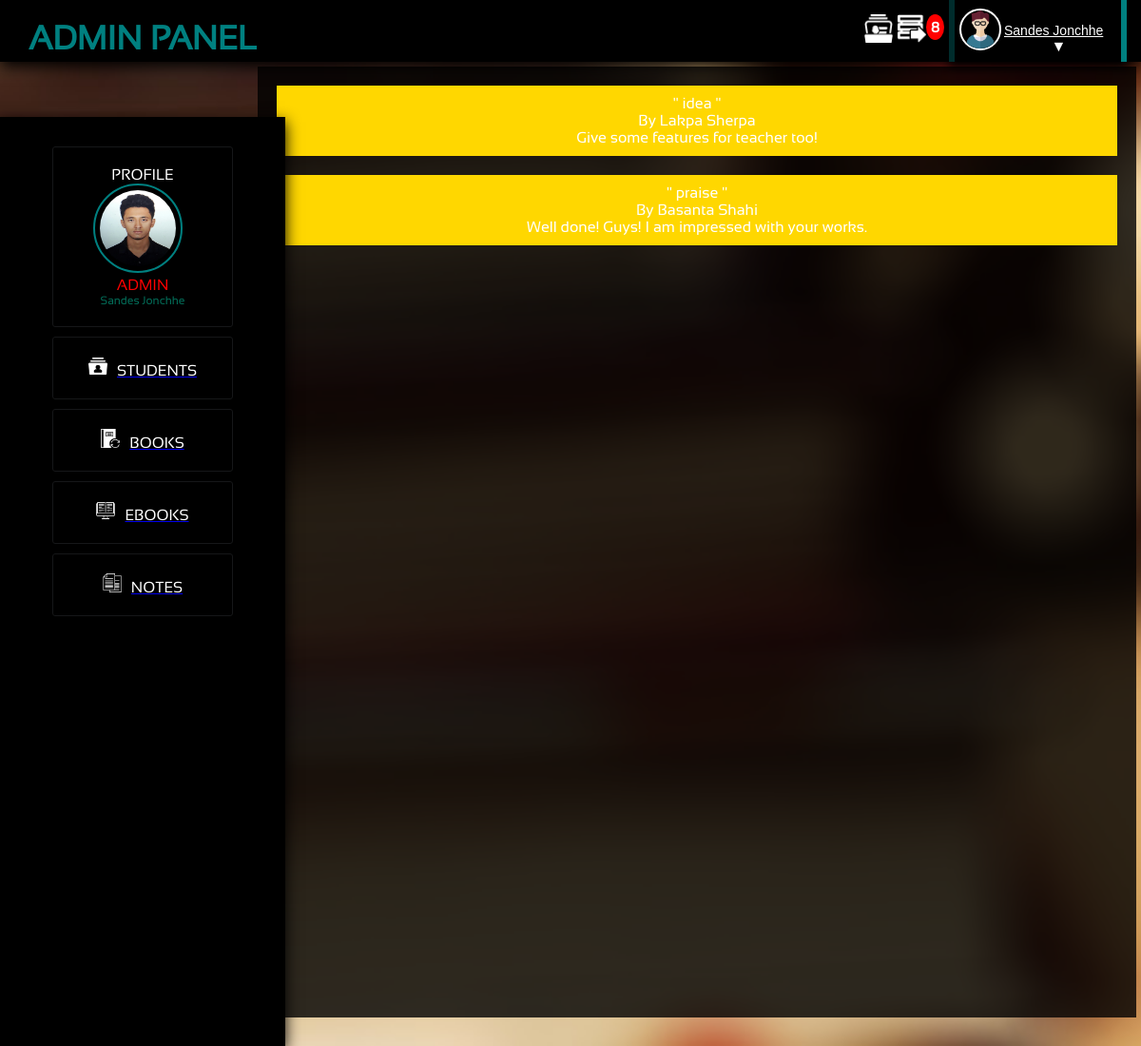
Page /admin/feedbacks.php (signed in) on the earlier database version.
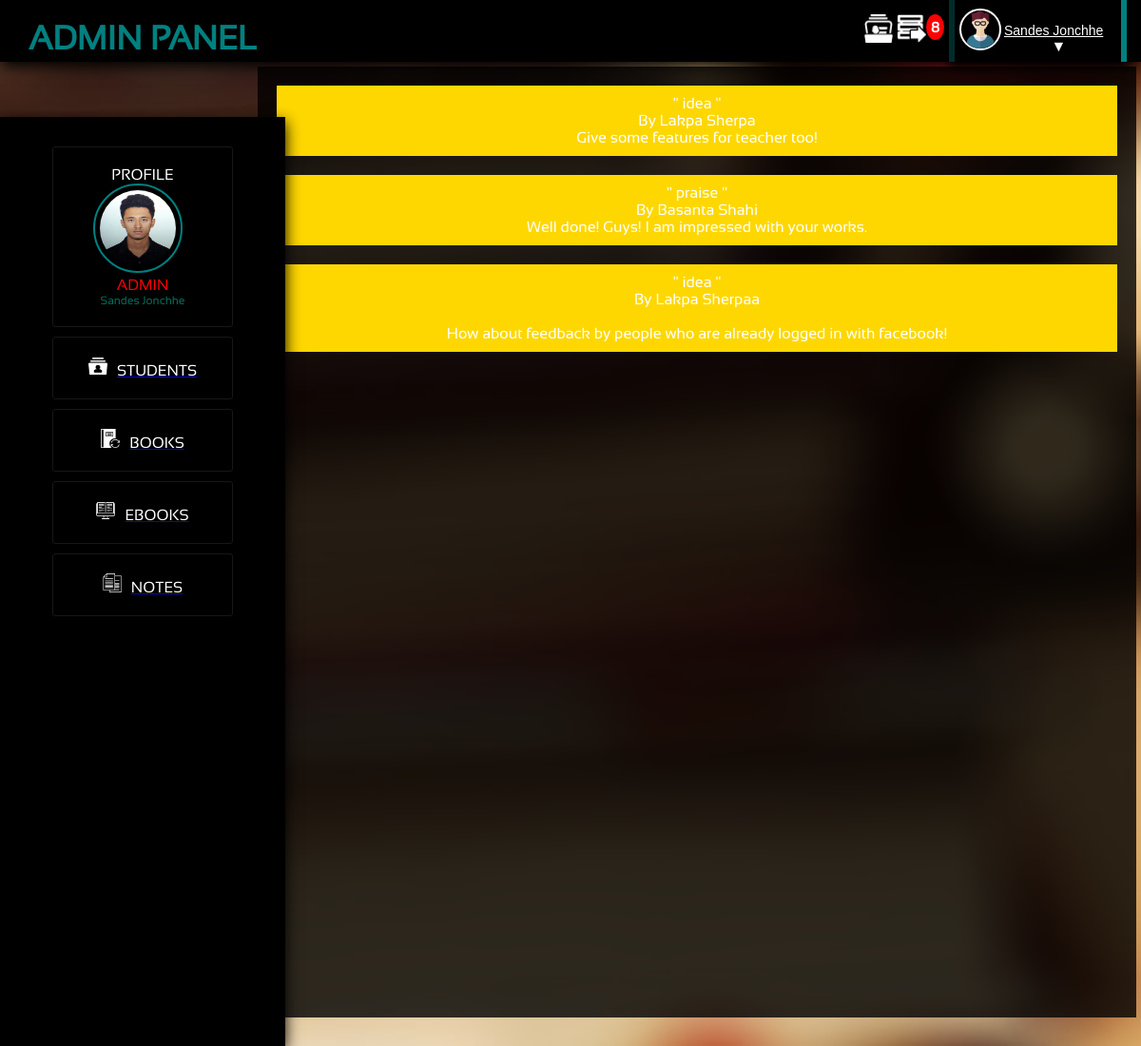
Same page on the later database version.
### tables this page shows
CREATE TABLE `feedbacks` (
  `fid` int(11) NOT NULL,
  `feedby` varchar(40) NOT NULL,
  `feed_type` varchar(10) NOT NULL,
  `feeds` longtext NOT NULL
);

### admin/class/class.admin.php (called while the page is built, shortened)
<?php
	include_once( '../class.database.php' );
		class ManageDashbord{
			public $linker;
		function __construct(){
				$db_connection = new dbConnection();
				$this->linker = $db_connection->connect();
				return $this->linker;
			}
		function getFeedbacks(){
			$query = $this->linker->query("SELECT * FROM feedbacks");
			$rowcount = $query->rowCount();
			if ($rowcount > 0) {
				return $query->fetchAll();
			}else{
			return $rowcount;
			}
		}
	}
?>

### class.database.php (called while the page is built, shortened)
<?php
	class dbConnection{
		public $db_name = 'php-librarys';
		public $db_user = 'root';
		public $db_pass = '';
		public $db_host = 'localhost';
		function connect(){
			try{
				$this->db_conn = new PDO("mysql:host=$this->db_host;dbname=$this->db_name",
					$this->db_user,$this->db_pass);
				return $this->db_conn;
			}
			catch(PDOException $e){
				return $e->getMessage();
			}
		}
	}
?>

### admin/feedbacks.php (the view, shortened to what this page needs)
<?php
  include_once('header.php');
   include_once('class.admin.php');
  $init = new ManageDashbord();
  $feeds_display = $init->getFeedbacks();
?>
<div class="main_content"><center>
  <?php
  	foreach ($feeds_display as $key => $value) {
  		echo '<div style="margin:20px;padding:10px;background:gold;"> " '.$value['feed_type'].' "<br> By ';
  		echo $value['feedby'].'<br>';
  		echo $value['feeds'].'</div>';
  	}
  ?>
</div>
</body>
</html>

Differences in the rows shown:
added feedbacks: feed_type "idea", feedby "Lakpa Sherpaa", feeds "How about feedback by people who are already logged in with facebook!"
